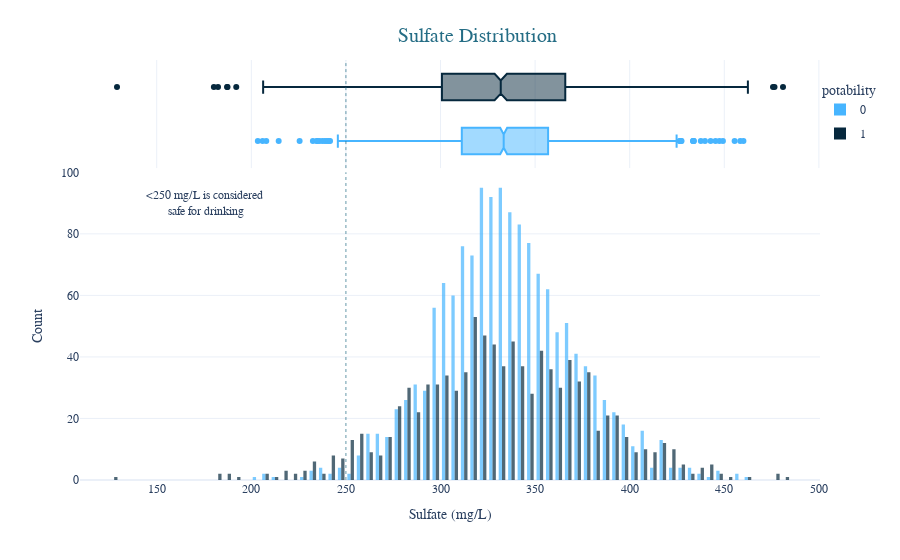

Write notebook code for a chart like this one.
### Code cell
fig = px.histogram(df,x='sulfate',y=Counter(df['sulfate']),color='potability',template='plotly_white',
                  marginal='box',opacity=0.7,nbins=100,color_discrete_sequence=[colors[1],colors[3]],
                  barmode='group',histfunc='count')

fig.add_vline(x=250, line_width=1, line_color=colors[2],line_dash='dot',opacity=0.7)

fig.add_annotation(text='<250 mg/L is considered<br> safe for drinking',x=175,y=90,showarrow=False)

fig.update_layout(
    font_family='monospace',
    title=dict(text='Sulfate Distribution',x=0.53,y=0.95,
               font=dict(color=colors[2],size=20)),
    xaxis_title_text='Sulfate (mg/L)',
    yaxis_title_text='Count',
    legend=dict(x=1,y=0.96,bordercolor=colors[1],borderwidth=0,tracegroupgap=5),
    bargap=0.3,
)
fig.show()

### Figure 1 — Plotly figure (JSON) as saved in the notebook; plotly's stock layout.template omitted (floating-point values rounded to 4 significant figures; data arrays with more than 128 entries replaced by an {"elided": "..."} marker saying what was removed)
{"data": [{"alignmentgroup": "True", "bingroup": "x", "histfunc": "count", "hovertemplate": "potability=0<br>sulfate=%{x}<br>count=%{y}<extra></extra>", "legendgroup": "0", "marker": {"color": "#47B5FF", "opacity": 0.7, "pattern": {"shape": ""}}, "name": "0", "nbinsx": 100, "offsetgroup": "0", "orientation": "v", "showlegend": true, "type": "histogram", "x": {"elided": "1998 float values"}, "xaxis": "x", "y": {"elided": "1998 int values"}, "yaxis": "y"}, {"alignmentgroup": "True", "hovertemplate": "potability=0<br>sulfate=%{x}<extra></extra>", "legendgroup": "0", "marker": {"color": "#47B5FF"}, "name": "0", "notched": true, "offsetgroup": "0", "showlegend": false, "type": "box", "x": {"elided": "1998 float values"}, "xaxis": "x2", "yaxis": "y2"}, {"alignmentgroup": "True", "bingroup": "x", "histfunc": "count", "hovertemplate": "potability=1<br>sulfate=%{x}<br>count=%{y}<extra></extra>", "legendgroup": "1", "marker": {"color": "#06283D", "opacity": 0.7, "pattern": {"shape": ""}}, "name": "1", "nbinsx": 100, "offsetgroup": "1", "orientation": "v", "showlegend": true, "type": "histogram", "x": {"elided": "1278 float values"}, "xaxis": "x", "y": {"elided": "1278 int values"}, "yaxis": "y"}, {"alignmentgroup": "True", "hovertemplate": "potability=1<br>sulfate=%{x}<extra></extra>", "legendgroup": "1", "marker": {"color": "#06283D"}, "name": "1", "notched": true, "offsetgroup": "1", "showlegend": false, "type": "box", "x": {"elided": "1278 float values"}, "xaxis": "x2", "yaxis": "y2"}], "layout": {"annotations": [{"showarrow": false, "text": "<250 mg/L is considered<br> safe for drinking", "x": 175, "y": 90}], "bargap": 0.3, "barmode": "group", "font": {"family": "monospace"}, "legend": {"bordercolor": "#47B5FF", "borderwidth": 0, "title": {"text": "potability"}, "tracegroupgap": 5, "x": 1, "y": 0.96}, "margin": {"t": 60}, "shapes": [{"line": {"color": "#256D85", "dash": "dot", "width": 1}, "opacity": 0.7, "type": "line", "x0": 250, "x1": 250, "xref": "x", "y0": 0, "y1": 1, "yref": "y domain"}, {"line": {"color": "#256D85", "dash": "dot", "width": 1}, "opacity": 0.7, "type": "line", "x0": 250, "x1": 250, "xref": "x2", "y0": 0, "y1": 1, "yref": "y2 domain"}], "title": {"font": {"color": "#256D85", "size": 20}, "text": "Sulfate Distribution", "x": 0.53, "y": 0.95}, "xaxis": {"anchor": "y", "domain": [0, 1], "title": {"text": "Sulfate (mg/L)"}}, "xaxis2": {"anchor": "y2", "domain": [0, 1], "matches": "x", "showgrid": true, "showticklabels": false}, "yaxis": {"anchor": "x", "domain": [0, 0.7326], "title": {"text": "Count"}}, "yaxis2": {"anchor": "x2", "domain": [0.7426, 1], "matches": "y2", "showgrid": false, "showline": false, "showticklabels": false, "ticks": ""}}}
